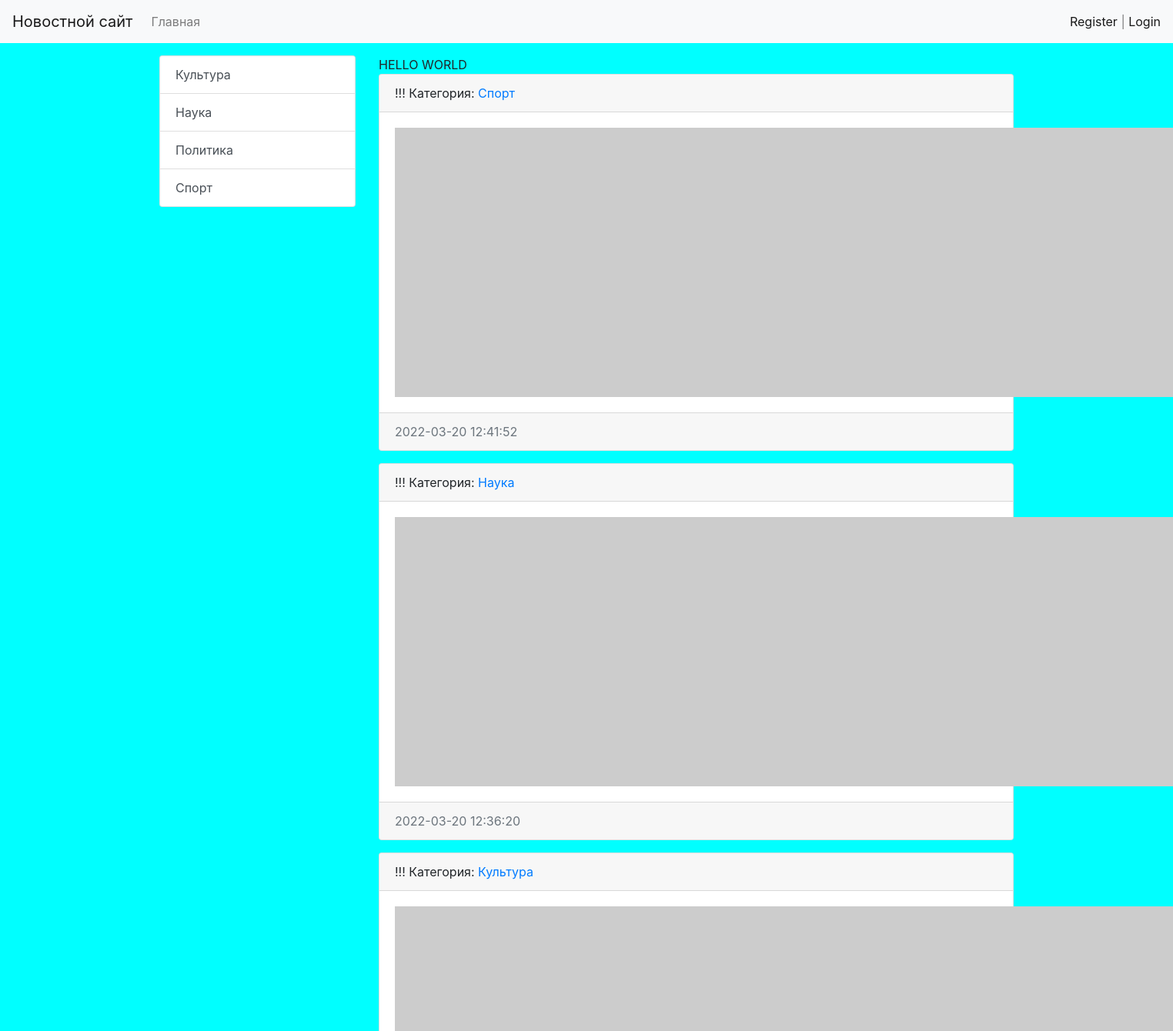
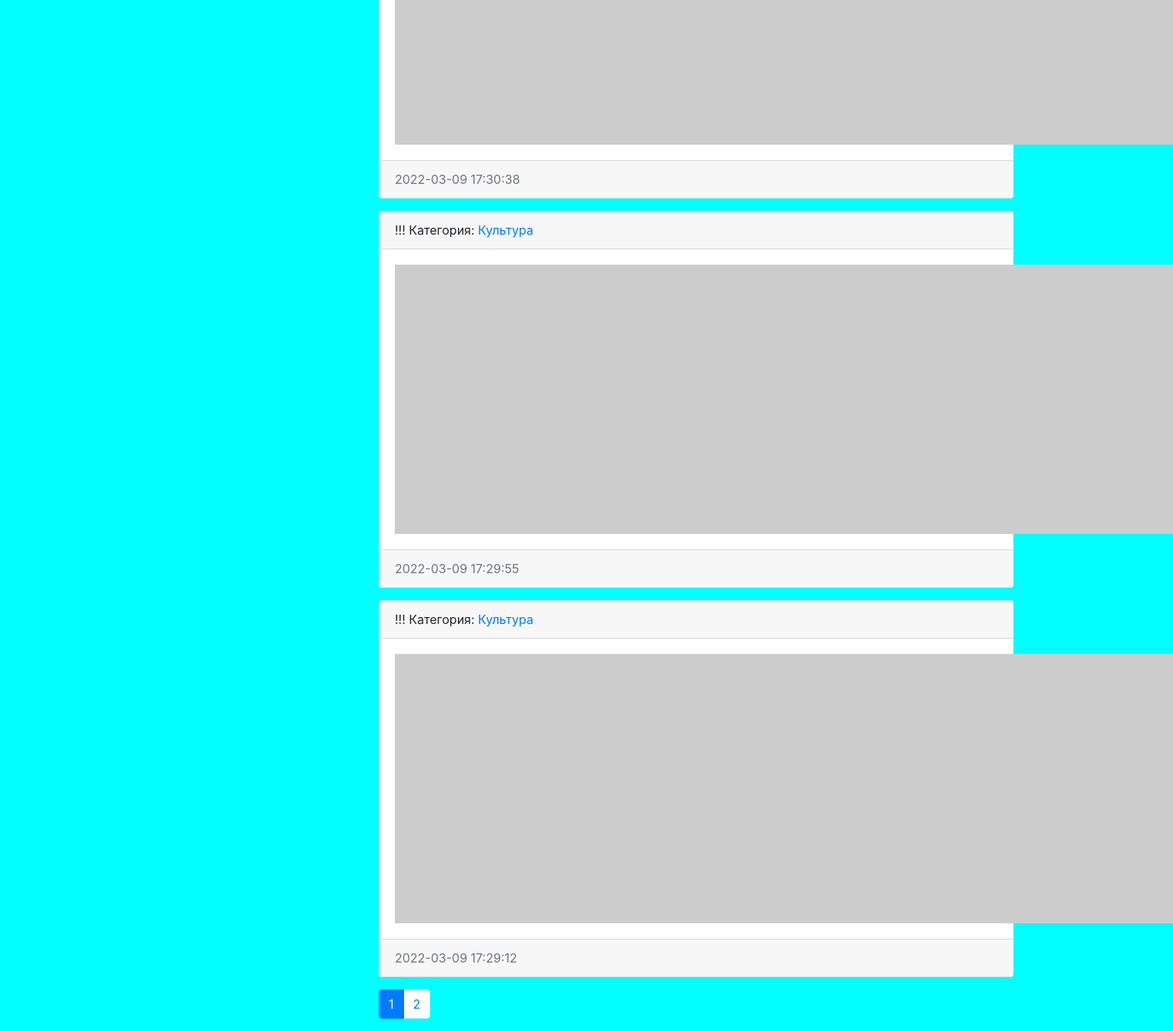
The page / on the database its author committed (2 pictures, top to bottom).
### news/models.py (models this page shows, shortened)
class Category(models.Model):
    title = models.CharField(max_length=150, db_index=True, verbose_name='Имя категории')
    def get_absolute_url(self):
        return reverse_lazy('category', kwargs={"category_id": self.pk})
    class Meta:
        verbose_name = 'Категория'
        verbose_name_plural = 'Категории'
        ordering = ['title']
    def __str__(self):
        return self.title

class News(models.Model):
    title = models.CharField(max_length=150, verbose_name='Наименование')
    content = models.TextField(blank=True, verbose_name='Контент')
    created_at = models.DateTimeField(auto_now_add=True, verbose_name='Дата публикации')
    updated_at = models.DateTimeField(auto_now=True, verbose_name='Обновлено')
    photo = models.ImageField(upload_to='photos/%Y/%m/%d/', verbose_name='Фото', blank=True)
    is_published = models.BooleanField(default=True, verbose_name='Опубликовано?')
    category = models.ForeignKey('Category', on_delete=models.PROTECT, verbose_name='Категория')
    views = models.IntegerField(default=0)
    class Meta:
        verbose_name = 'Новость'
        verbose_name_plural = 'Новости'
        ordering = ['-created_at']
    def get_absolute_url(self):
        return reverse_lazy('view_news', kwargs={"pk": self.pk})

### news/views.py (the view)
# urls.py: path('', HomeNews.as_view(), name='home'),
class HomeNews(MyMixin, ListView):
    model = News
    template_name = 'news/home_news_list.html'
    context_object_name = 'news'
    mixin_prop = 'hello world'
    paginate_by = 5
    def get_context_data(self, *, object_list=None, **kwargs):
        context = super().get_context_data(**kwargs)
        context['title'] = self.get_upper('Главная страница')
        context['mixin_prop'] = self.get_prop()
        return context
    def get_queryset(self):
        return News.objects.filter(is_published=True).select_related('category')

### news/templatetags/news_tags.py (called while the page is built)
@register.inclusion_tag('news/list_categories.html')
def show_categories():
    categories = Category.objects.all()
    return {"categories": categories}

### news/utils.py (called while the page is built)
    def get_prop(self):
        return self.mixin_prop.upper()

    def get_upper(self, s):
        if isinstance(s, str):
            return s.upper()
        else:
            return s.title.upper()

### news/templates/news/home_news_list.html (shortened to what this page needs)
{% extends "base.html" %}
{% block sidebar %}
{% include 'inc/_sidebar.html' %}
{% endblock %}
{% block content %}
{{ mixin_prop }}
{% for item in news %}
<div class="card mb-3">
    <div class="card-header">
       !!! Категория: <a href="{{ item.category.get_absolute_url }}">{{item.category}}</a>
    </div>
    <div class="card-body">
        <div class="media">
            {% if item.photo %}
            <img src="{{ item.photo.url }}" alt="" width="350" class="mr-3">
            {% else %}
            <img src="https://picsum.photos/id/1060/350/235/?blur=2" alt="" class="mr-3">
            {% endif %}
        </div>
    </div>
    <div class="card-footer text-muted">
        {{ item.created_at|date:"Y-m-d H:i:s" }}
    </div>
</div>
{% endfor %}
{% endblock %}

### news/templates/news/list_categories.html
<div class="list-group">
    {% for item in categories %}
    <a href="{{ item.get_absolute_url }}" class="list-group-item list-group-item-action">{{ item.title }}</a>
    {% endfor %}
</div>

### DjangoWEB/static/css/style.css (style rules this page uses)
body { background-color: aqua; }

### rows shown on the page
Category: title "Культура"
Category: title "Наука"
Category: title "Политика"
Category: title "Спорт"
News: category "Спорт", created_at "2022-03-20 12:41:52"
News: category "Наука", created_at "2022-03-20 12:36:20"
News: category "Культура", created_at "2022-03-09 17:30:38"
News: category "Культура", created_at "2022-03-09 17:29:55"
News: category "Культура", created_at "2022-03-09 17:29:12"

### other values the page prints
{{ mixin_prop }} "HELLO WORLD"
{{ p }} "1"
{{ p }} "2"
